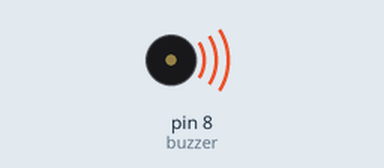
Simulated run of this sketch. Board: Arduino Uno, built with avr-gcc and run on an emulated ATmega328P. On the bench: buzzer (waves = sounding).

Above: at 1.5 s.
At 4.5 s:
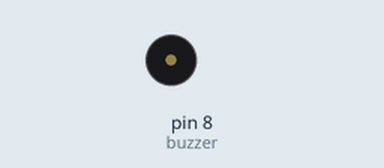
Timing chart, 0 to 7.8 s (numbered marks = the images above):
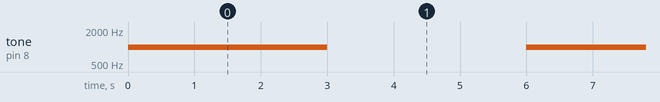

The sketch:

Passive_Buzzer.ino
```cpp
const int buzzer = 8;

void setup(){
  pinMode(buzzer, OUTPUT); // Set buzzer - pin 8 as an output
}

void loop(){
  tone(buzzer, 1000); // Send 1KHz sound signal...
  delay(3000);        // ...for 1 sec
  noTone(buzzer);     // Stop sound...
  delay(3000);        // ...for 1sec
}
```

Measured:
- by itself, tone on pin 8 (buzzer): alternates 1000 Hz for 3.0 s and silent for 3.0 s
